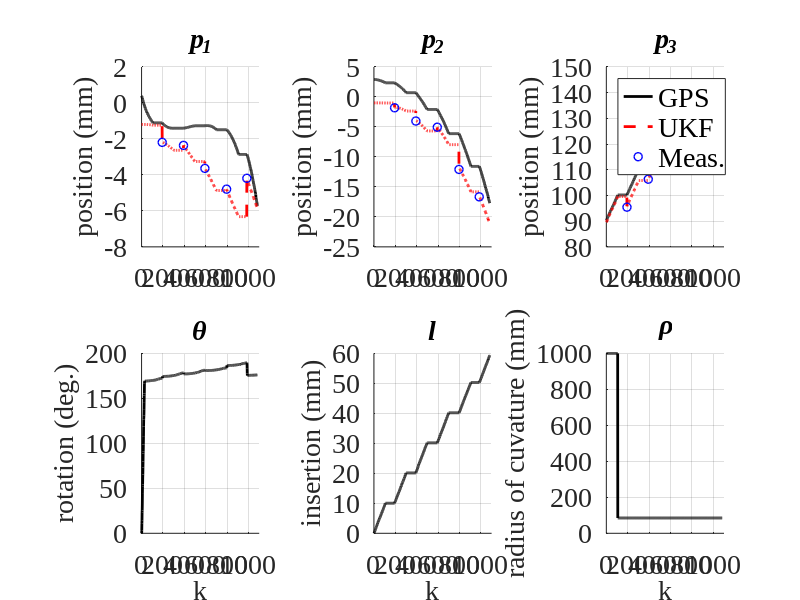

This figure's MATLAB source: (Note: this script raises an error after producing the figure.)
%% GenerateUKFAccuracyPlot
% Creates a plot of UKF accuracy results
% -------------------------------------------------------------------------
%% Load results
clear all; close all; clc;
load('UKFAccuracyResults.mat');
GPSfilt = xfit;
x_hat = xest;


%% Plot actual, measured, and Kalman filtered position, along with commands
    figure(1);
    clf;
    tits = {'p_1','p_2','p_3','\theta','l','\rho'};
    cmds = {'rotation (deg.)','insertion (mm)','radius of cuvature (mm)'};
    % Plot position of tip
    for o = 1:3
        subplot(2,3,o);
        hold on;
%         % Plot the raw GPS state
%         plot(squeeze(GPSraw(o,4,:)),'k.','LineWidth',1,'MarkerSize',1);
        % Plot the filtered GPS state
        plot(squeeze(GPSfilt(o,4,:)),'k-','LineWidth',2);
        % Plot the Kalman filtered state
        plot(squeeze(x_hat(o,4,:)),'r--','LineWidth',2);
        % Plot the raw measurements
        plot(squeeze(z(o,4,:)),'bo','LineWidth',1);
%         % Plot the target
%         plot(squeeze(t(o,1,:)),'k--','LineWidth',0.5);
        % Format the plot
        xlim([0 1100]);
        if o == 3
            legend('GPS','UKF','Meas.','Target','Location','NorthWest');
        end
        grid on; 
        title(tits{o},'FontAngle','italic');
        ylabel('position (mm)');
        hold off;
    end
    % Plot control inputs
    u([2 3],:,:) = u([3 2],:,:);
    for o = 4:6
        subplot(2,3,o);
        hold on;
        % Plot the command value
        if o == 4
        plot(cumsum(squeeze(u(o-3,:,:))).*180/pi,'k-','LineWidth',2);
        end
        if o == 5
        plot(cumsum(squeeze(u(o-3,:,:))),'k-','LineWidth',2);
        end
        if o == 6
        plot(squeeze(u(o-3,:,:)),'k-','LineWidth',2);
        end
        ylabel(cmds(o-3));
        % Format the plot
        grid on;
        xlabel('k');
        title(tits{o},'FontAngle','italic');
        hold off;
        xlim([0 1100]);
    end
    set(gcf,'color','w');    
    set(findall(gcf,'-property','FontSize'),'FontSize',20,...
        'fontName','Times New Roman')
    set(gcf,'units','normalized','position',[0 0 1 .8]);
    export_fig('UKFAccuracy.pdf');
  